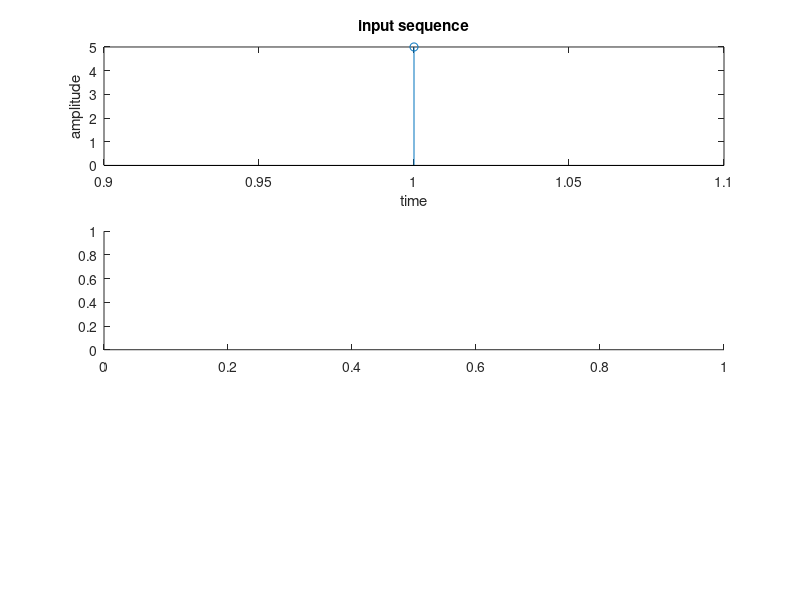

Here is the MATLAB script that generated this plot: (Note: this script raises an error after producing the figure.)
clc;
close all;
clear all;
disp('17131A04j6');
N=input('enter the number of points in the dft:');
x=input('enter the input sequence:');
L=length(x);
if(N<L)
    disp('N must be greater than or equal to L');
else
y=fft(x,N)

time=1:length(x);
subplot(3,1,1);
stem(time,x);
xlabel('time');
ylabel('amplitude');
title('input sequence');

subplot(3,1,2);
stem(time,real(y));
xlabel('time');
ylabel('amplitude');
title('real output');

subplot(3,1,3);
stem(time,imag(y));
xlabel('time');
ylabel('amplitude');
title('imaginary output');
end
